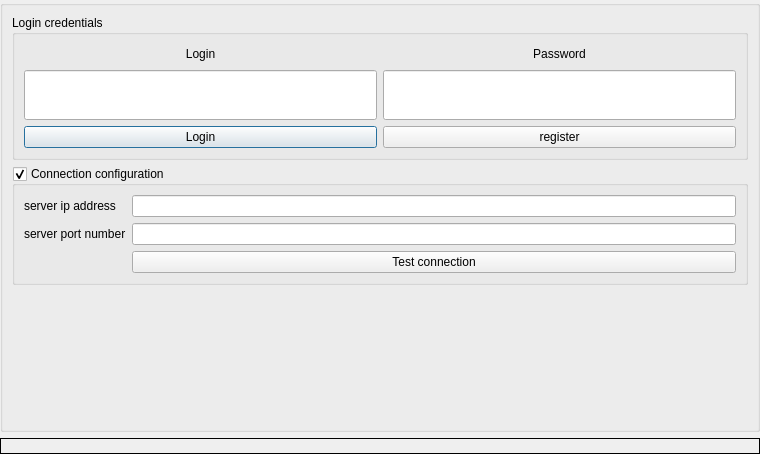
<?xml version="1.0" encoding="UTF-8"?>
<ui version="4.0">
 <class>LoginDialog</class>
 <widget class="QDialog" name="LoginDialog">
  <property name="geometry">
   <rect>
    <x>0</x>
    <y>0</y>
    <width>760</width>
    <height>454</height>
   </rect>
  </property>
  <property name="windowTitle">
   <string>Dialog</string>
  </property>
  <layout class="QVBoxLayout" name="verticalLayout_2">
   <property name="leftMargin">
    <number>0</number>
   </property>
   <property name="topMargin">
    <number>0</number>
   </property>
   <property name="rightMargin">
    <number>0</number>
   </property>
   <property name="bottomMargin">
    <number>0</number>
   </property>
   <item>
    <widget class="QGroupBox" name="main_groupBox">
     <property name="title">
      <string/>
     </property>
     <layout class="QVBoxLayout" name="verticalLayout_3">
      <item>
       <widget class="QGroupBox" name="login_groupbox">
        <property name="title">
         <string>Login credentials</string>
        </property>
        <layout class="QVBoxLayout" name="verticalLayout">
         <item>
          <layout class="QHBoxLayout" name="horizontalLayout_3">
           <property name="sizeConstraint">
            <enum>QLayout::SetFixedSize</enum>
           </property>
           <item>
            <widget class="QLabel" name="label_4">
             <property name="minimumSize">
              <size>
               <width>0</width>
               <height>20</height>
              </size>
             </property>
             <property name="maximumSize">
              <size>
               <width>16777215</width>
               <height>20</height>
              </size>
             </property>
             <property name="text">
              <string>Login</string>
             </property>
             <property name="alignment">
              <set>Qt::AlignCenter</set>
             </property>
            </widget>
           </item>
           <item>
            <widget class="QLabel" name="label_3">
             <property name="minimumSize">
              <size>
               <width>0</width>
               <height>20</height>
              </size>
             </property>
             <property name="maximumSize">
              <size>
               <width>16777215</width>
               <height>20</height>
              </size>
             </property>
             <property name="text">
              <string>Password</string>
             </property>
             <property name="alignment">
              <set>Qt::AlignCenter</set>
             </property>
            </widget>
           </item>
          </layout>
         </item>
         <item>
          <layout class="QHBoxLayout" name="horizontalLayout">
           <item>
            <widget class="QLineEdit" name="userLogin">
             <property name="sizePolicy">
              <sizepolicy hsizetype="Expanding" vsizetype="Fixed">
               <horstretch>0</horstretch>
               <verstretch>0</verstretch>
              </sizepolicy>
             </property>
             <property name="minimumSize">
              <size>
               <width>0</width>
               <height>50</height>
              </size>
             </property>
             <property name="maximumSize">
              <size>
               <width>16777214</width>
               <height>16777214</height>
              </size>
             </property>
             <property name="font">
              <font>
               <pointsize>25</pointsize>
              </font>
             </property>
             <property name="text">
              <string/>
             </property>
            </widget>
           </item>
           <item>
            <widget class="QLineEdit" name="userPassword">
             <property name="sizePolicy">
              <sizepolicy hsizetype="Expanding" vsizetype="Fixed">
               <horstretch>0</horstretch>
               <verstretch>0</verstretch>
              </sizepolicy>
             </property>
             <property name="minimumSize">
              <size>
               <width>0</width>
               <height>50</height>
              </size>
             </property>
             <property name="maximumSize">
              <size>
               <width>16777214</width>
               <height>16777214</height>
              </size>
             </property>
             <property name="font">
              <font>
               <pointsize>25</pointsize>
              </font>
             </property>
             <property name="text">
              <string/>
             </property>
             <property name="echoMode">
              <enum>QLineEdit::Password</enum>
             </property>
            </widget>
           </item>
          </layout>
         </item>
         <item>
          <layout class="QHBoxLayout" name="horizontalLayout_2">
           <item>
            <widget class="QPushButton" name="login">
             <property name="sizePolicy">
              <sizepolicy hsizetype="Expanding" vsizetype="Fixed">
               <horstretch>0</horstretch>
               <verstretch>0</verstretch>
              </sizepolicy>
             </property>
             <property name="maximumSize">
              <size>
               <width>16777214</width>
               <height>16777214</height>
              </size>
             </property>
             <property name="text">
              <string>Login</string>
             </property>
            </widget>
           </item>
           <item>
            <widget class="QPushButton" name="registerNewUser">
             <property name="sizePolicy">
              <sizepolicy hsizetype="Expanding" vsizetype="Fixed">
               <horstretch>0</horstretch>
               <verstretch>0</verstretch>
              </sizepolicy>
             </property>
             <property name="maximumSize">
              <size>
               <width>16777214</width>
               <height>16777214</height>
              </size>
             </property>
             <property name="text">
              <string>register</string>
             </property>
            </widget>
           </item>
          </layout>
         </item>
        </layout>
       </widget>
      </item>
      <item>
       <widget class="QGroupBox" name="connection_groupbox">
        <property name="title">
         <string>Connection configuration</string>
        </property>
        <property name="flat">
         <bool>false</bool>
        </property>
        <property name="checkable">
         <bool>true</bool>
        </property>
        <property name="checked">
         <bool>true</bool>
        </property>
        <layout class="QFormLayout" name="formLayout">
         <item row="1" column="0">
          <widget class="QLabel" name="label">
           <property name="text">
            <string>server ip address</string>
           </property>
          </widget>
         </item>
         <item row="1" column="1">
          <widget class="QLineEdit" name="serverIp"/>
         </item>
         <item row="2" column="0">
          <widget class="QLabel" name="label_2">
           <property name="text">
            <string>server port number</string>
           </property>
          </widget>
         </item>
         <item row="2" column="1">
          <widget class="QLineEdit" name="serverPort"/>
         </item>
         <item row="3" column="1">
          <widget class="QPushButton" name="testConnction">
           <property name="text">
            <string>Test connection</string>
           </property>
          </widget>
         </item>
        </layout>
       </widget>
      </item>
      <item>
       <spacer name="verticalSpacer">
        <property name="orientation">
         <enum>Qt::Vertical</enum>
        </property>
        <property name="sizeHint" stdset="0">
         <size>
          <width>20</width>
          <height>40</height>
         </size>
        </property>
       </spacer>
      </item>
     </layout>
    </widget>
   </item>
   <item>
    <widget class="QLabel" name="connectResponseLabel">
     <property name="frameShape">
      <enum>QFrame::Box</enum>
     </property>
     <property name="text">
      <string/>
     </property>
    </widget>
   </item>
  </layout>
 </widget>
 <resources/>
 <connections>
  <connection>
   <sender>connection_groupbox</sender>
   <signal>toggled(bool)</signal>
   <receiver>label</receiver>
   <slot>setVisible(bool)</slot>
   <hints>
    <hint type="sourcelabel">
     <x>46</x>
     <y>167</y>
    </hint>
    <hint type="destinationlabel">
     <x>93</x>
     <y>202</y>
    </hint>
   </hints>
  </connection>
  <connection>
   <sender>connection_groupbox</sender>
   <signal>toggled(bool)</signal>
   <receiver>label_2</receiver>
   <slot>setVisible(bool)</slot>
   <hints>
    <hint type="sourcelabel">
     <x>64</x>
     <y>168</y>
    </hint>
    <hint type="destinationlabel">
     <x>71</x>
     <y>231</y>
    </hint>
   </hints>
  </connection>
  <connection>
   <sender>connection_groupbox</sender>
   <signal>toggled(bool)</signal>
   <receiver>serverIp</receiver>
   <slot>setVisible(bool)</slot>
   <hints>
    <hint type="sourcelabel">
     <x>152</x>
     <y>168</y>
    </hint>
    <hint type="destinationlabel">
     <x>201</x>
     <y>197</y>
    </hint>
   </hints>
  </connection>
  <connection>
   <sender>connection_groupbox</sender>
   <signal>toggled(bool)</signal>
   <receiver>serverPort</receiver>
   <slot>setVisible(bool)</slot>
   <hints>
    <hint type="sourcelabel">
     <x>136</x>
     <y>170</y>
    </hint>
    <hint type="destinationlabel">
     <x>227</x>
     <y>232</y>
    </hint>
   </hints>
  </connection>
  <connection>
   <sender>connection_groupbox</sender>
   <signal>toggled(bool)</signal>
   <receiver>testConnction</receiver>
   <slot>setVisible(bool)</slot>
   <hints>
    <hint type="sourcelabel">
     <x>181</x>
     <y>166</y>
    </hint>
    <hint type="destinationlabel">
     <x>254</x>
     <y>261</y>
    </hint>
   </hints>
  </connection>
 </connections>
</ui>
